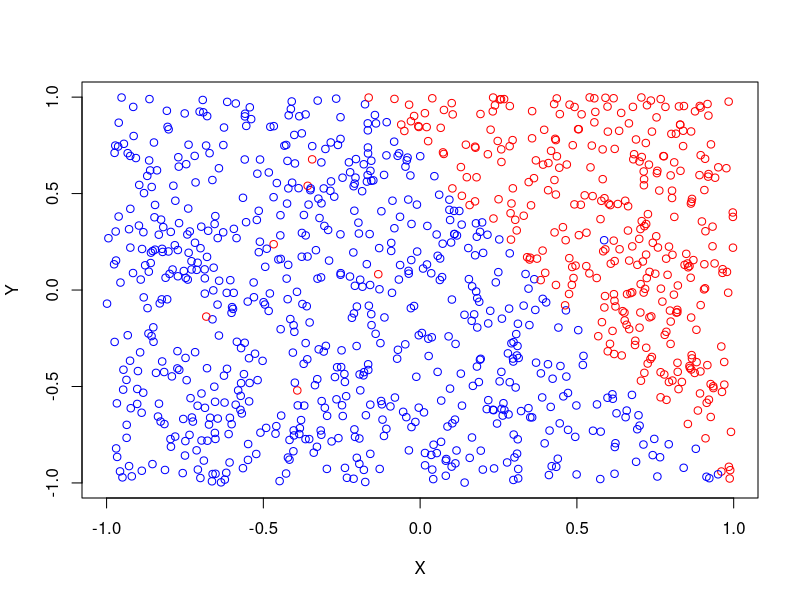
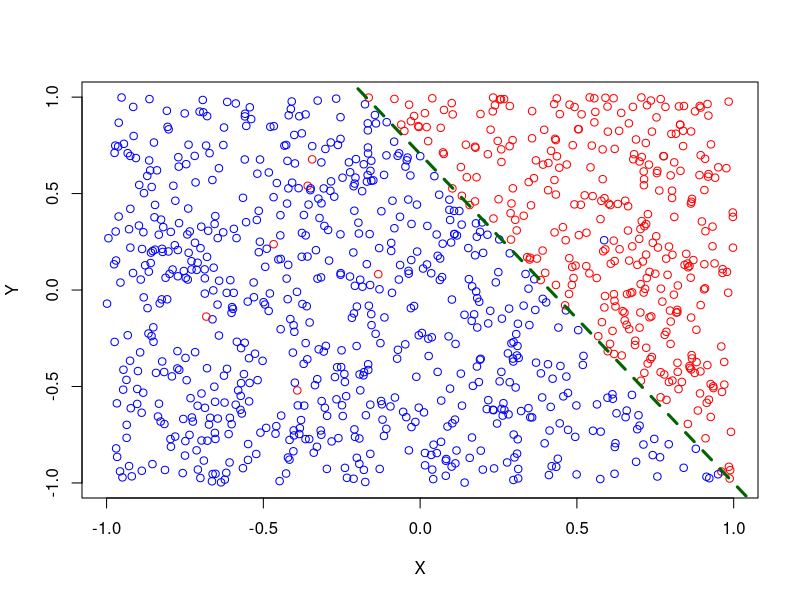

Write R code to recreate these figures, in order.
rm(list = ls())
mydata<-read.csv("percep_data.csv")
g_x<-mydata[1:1000,1]
g_y<-mydata[1:1000,2]
group<-mydata[1:1000,3]
N=1000

plot(g_x, g_y, type='n', xlab='X', ylab='Y')
for(i in 1:N){
  if(group[i]==1){
    points(g_x[i],g_y[i],col='red')
  }else{
    points(g_x[i],g_y[i],col='blue')
  }
}

θ0=0.1
θ1=0.2
θ2=0.3

M=15
eta=0.005
th=0.9
verbose=F

for(i in 1:M){
  print(paste('Epoch starts',i))
  index=1:N
  for(j in index){
    y_j=θ0+θ1*g_x[j]+θ2*g_y[j]
  if(y_j>=0){
    pred_j=1
  }else{
    pred_j=-1
  }
    θ0 = θ0 + eta*(group[j] - pred_j)*1.0
    
    θ1 = θ1 + eta*(group[j] - pred_j)*g_x[j]
    
    θ2 = θ2 + eta*(group[j] - pred_j)*g_y[j]
    
  if (verbose == T){
    
    print(paste('  -> updating data point ', j, ' : '))
    
    print(paste('     -> θ0: ' ,θ0))
    
    print(paste('     -> θ0: ' ,θ1))
    
    print(paste('     -> θ0: ' ,θ2))
    
  }
}
y_all = θ0 + θ1*g_x + θ2*g_y

y_pred = y_all

y_pred[y_all >= 0] = 1

y_pred[y_all< 0] = -1



acc = sum(y_pred == group)/length(group)

print(paste('Epoch ends: ', i, ' WITH accuracy: ', acc))

if (acc >= th){
  
  break
  
}

}
y_all = θ0 + θ1*g_x + θ2*g_y

print(y_all)



y_pred = y_all

y_pred[y_all >= 0] = 1

y_pred[y_all< 0] = -1



print(y_pred)



acc = sum(y_pred == group)/length(group)

print(acc)

plot(g_x, g_y, type='n', xlab='X', ylab='Y')

for(i in 1:N){
  if(group[i]==1){
    points(g_x[i],g_y[i],col='red')
  }else{
    points(g_x[i],g_y[i],col='blue')
  }
}


abline(a = -1.0*θ0/θ2, b = -1.0*θ1/θ2, col='dark green', lwd=3, lty=2)
print(paste(θ0,'+',θ1,'x1+',θ2,'x2','=0'))
